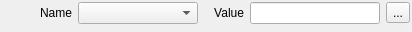
<?xml version="1.0" encoding="UTF-8"?>
<ui version="4.0">
 <class>ComboEditWidget</class>
 <widget class="QWidget" name="ComboEditWidget">
  <property name="geometry">
   <rect>
    <x>0</x>
    <y>0</y>
    <width>412</width>
    <height>32</height>
   </rect>
  </property>
  <property name="sizePolicy">
   <sizepolicy hsizetype="Expanding" vsizetype="Preferred">
    <horstretch>0</horstretch>
    <verstretch>0</verstretch>
   </sizepolicy>
  </property>
  <property name="windowTitle">
   <string>Form</string>
  </property>
  <layout class="QFormLayout" name="formLayout">
   <property name="margin">
    <number>2</number>
   </property>
   <item row="0" column="0">
    <layout class="QHBoxLayout" name="horizontalLayout_1">
     <item>
      <widget class="QLabel" name="label_1">
       <property name="sizePolicy">
        <sizepolicy hsizetype="Fixed" vsizetype="Preferred">
         <horstretch>0</horstretch>
         <verstretch>0</verstretch>
        </sizepolicy>
       </property>
       <property name="minimumSize">
        <size>
         <width>70</width>
         <height>0</height>
        </size>
       </property>
       <property name="text">
        <string>Name</string>
       </property>
       <property name="alignment">
        <set>Qt::AlignRight|Qt::AlignTrailing|Qt::AlignVCenter</set>
       </property>
      </widget>
     </item>
     <item>
      <widget class="QComboBox" name="comboBox">
       <property name="sizePolicy">
        <sizepolicy hsizetype="Preferred" vsizetype="Fixed">
         <horstretch>0</horstretch>
         <verstretch>0</verstretch>
        </sizepolicy>
       </property>
       <property name="minimumSize">
        <size>
         <width>120</width>
         <height>0</height>
        </size>
       </property>
      </widget>
     </item>
    </layout>
   </item>
   <item row="0" column="1">
    <layout class="QHBoxLayout" name="horizontalLayout_2">
     <item>
      <widget class="QLabel" name="label_2">
       <property name="minimumSize">
        <size>
         <width>40</width>
         <height>0</height>
        </size>
       </property>
       <property name="text">
        <string>Value</string>
       </property>
       <property name="alignment">
        <set>Qt::AlignRight|Qt::AlignTrailing|Qt::AlignVCenter</set>
       </property>
      </widget>
     </item>
     <item>
      <widget class="QLineEdit" name="lineEdit"/>
     </item>
     <item>
      <widget class="QToolButton" name="toolButton">
       <property name="text">
        <string>...</string>
       </property>
      </widget>
     </item>
    </layout>
   </item>
  </layout>
 </widget>
 <resources/>
 <connections/>
</ui>
